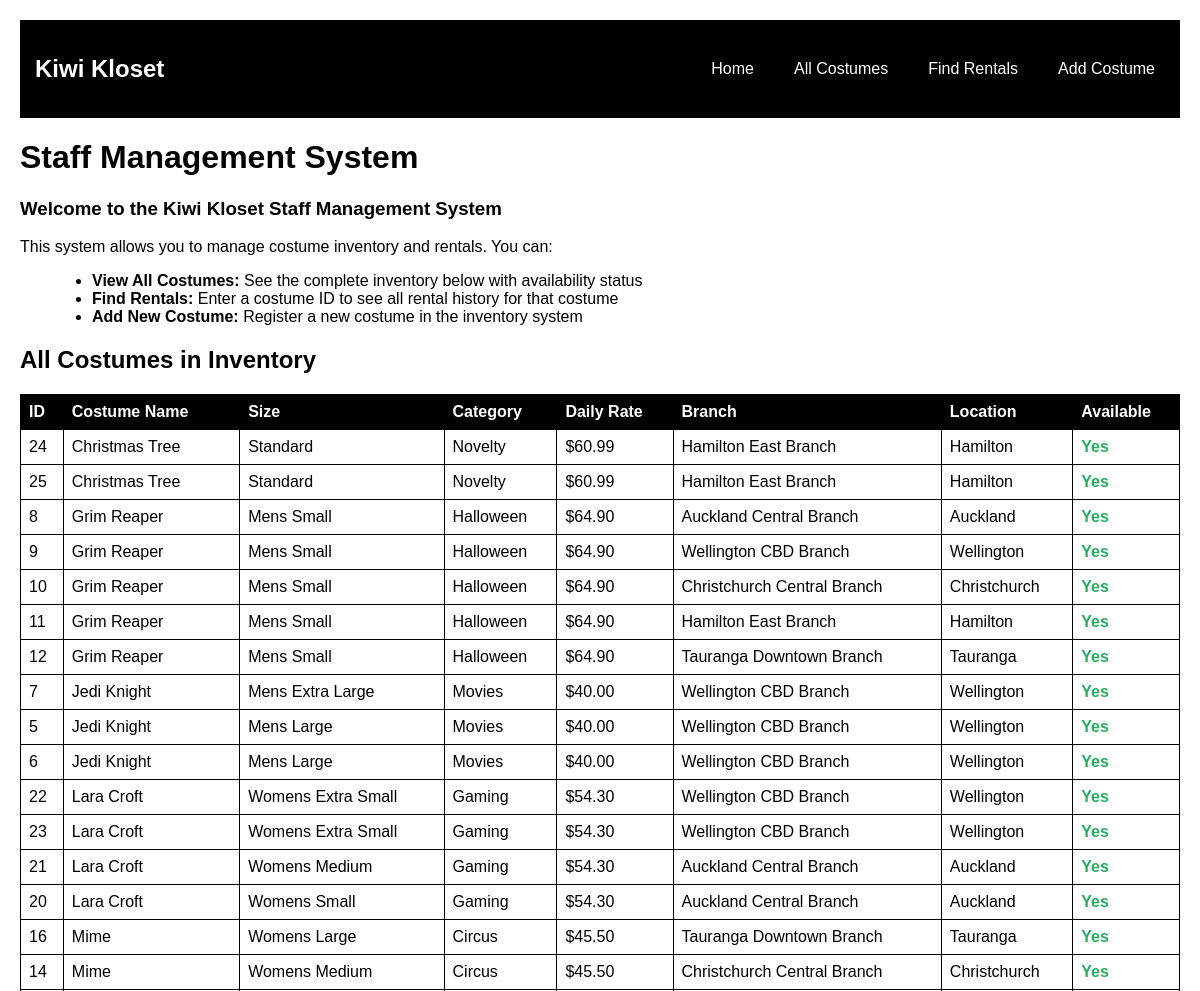
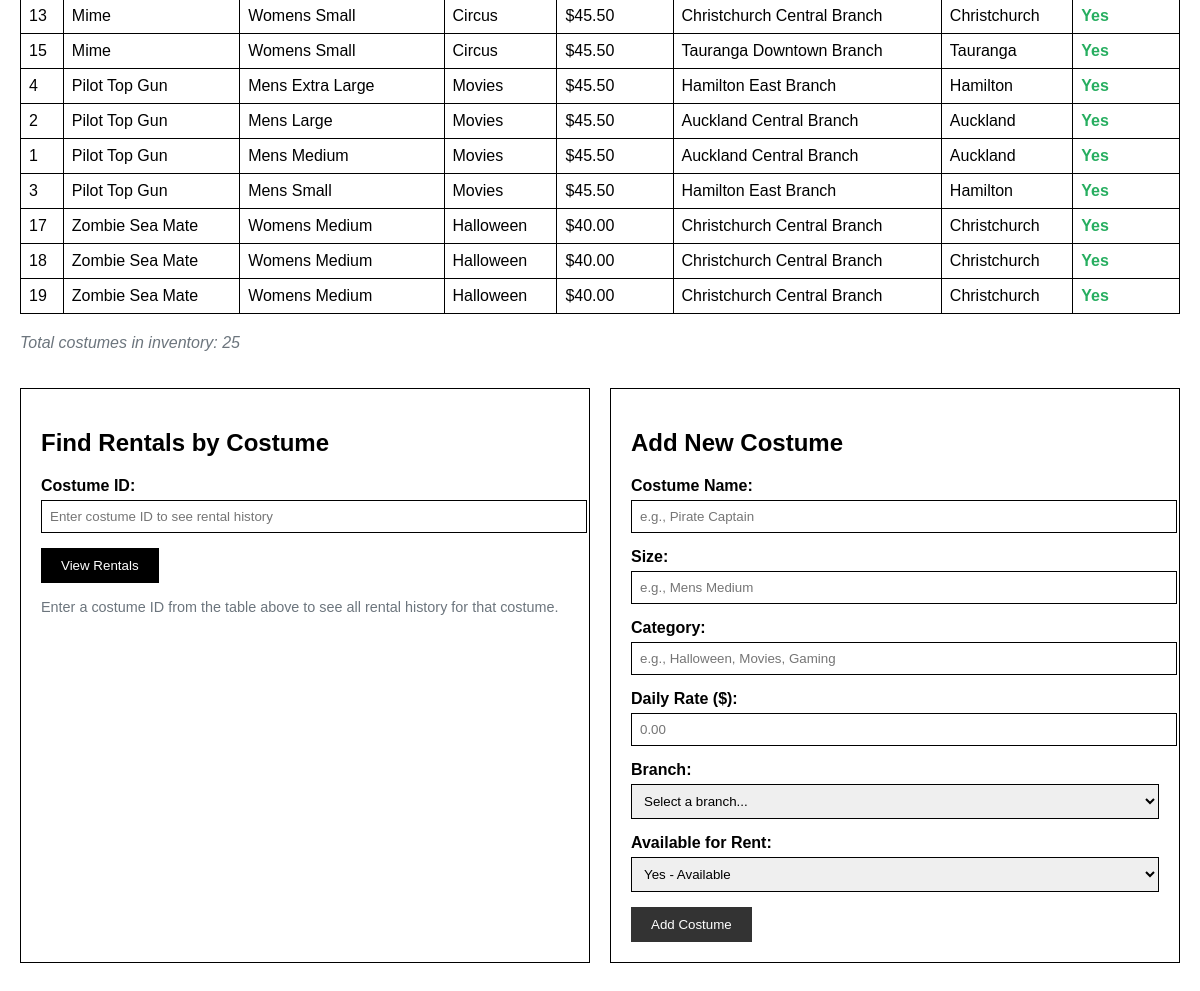
The page / on the database its author committed (2 pictures, top to bottom).
### tables this page shows
CREATE TABLE costumes (
    id INT PRIMARY KEY,
	is_available TINYINT(1) NOT NULL,
	branch_id INT NOT NULL,
	name VARCHAR(255) NOT NULL,
	size VARCHAR(255) NOT NULL,
	daily_rate DECIMAL(10, 2) NOT NULL,
	category VARCHAR(255) NOT NULL
);

CREATE TABLE branches (
	id INT PRIMARY KEY,
    name varchar(255) NOT NULL,
    location VARCHAR(255) NOT NULL,
	email VARCHAR(255) NOT NULL
);

### db.php (called while the page is built, shortened)
<?php
function executeQuery($conn, $sql, $types = "", $params = []) {
    try {
        $stmt = $conn->prepare($sql);
        if (!$stmt->execute()) {
            throw new Exception("Execute failed: " . $stmt->error);
        }
        $result = $stmt->get_result();
        return $result;
    } catch (Exception $e) {
        error_log("Query execution error: " . $e->getMessage());
        if (isset($stmt)) {
            $stmt->close();
        }
        return false;
    }
}
?>

### index.php (the view, shortened to what this page needs)
<?php
require_once 'db.php';
$conn = getDBConnection();
$costumes = [];
if (!$conn) {
    $error_message = 'Unable to connect to the database. Please check your connection settings.';
} else {
    $costume_query = "
        SELECT c.id, c.name, c.size, c.daily_rate, c.category, c.is_available,
               b.name AS branch_name, b.location AS branch_location
        FROM costumes c
        JOIN branches b ON c.branch_id = b.id
        ORDER BY c.name, c.size
    ";
    $costume_result = executeQuery($conn, $costume_query);
    if ($costume_result !== false) {
        $costumes = $costume_result->fetch_all(MYSQLI_ASSOC);
    } else {
        $error_message = 'Failed to retrieve costume information from the database.';
    }
}
?>
<!DOCTYPE html>
<html lang="en">
<head>
    <link rel="stylesheet" href="style.css">
</head>
<body>
    <header class="header">
        <nav class="navbar">
            <div class="logo">
                <h1>Kiwi Kloset</h1>
            </div>
            <ul class="nav-links">
                <li><a href="index.php">Home</a></li>
                <li><a href="#costumes">All Costumes</a></li>
                <li><a href="#rentals-form">Find Rentals</a></li>
                <li><a href="#add-costume-form">Add Costume</a></li>
            </ul>
        </nav>
    </header>
    <div class="container">
        <main class="main-content">
            <h1 class="page-title">Staff Management System</h1>
            <div class="instructions">
                <h3>Welcome to the Kiwi Kloset Staff Management System</h3>
                <p>
                    This system allows you to manage costume inventory and rentals. You can:
                </p>
                <ul style="margin-left: 2rem; margin-top: 1rem;">
                    <li><strong>View All Costumes:</strong> See the complete inventory below with availability status</li>
                    <li><strong>Find Rentals:</strong> Enter a costume ID to see all rental history for that costume</li>
                    <li><strong>Add New Costume:</strong> Register a new costume in the inventory system</li>
                </ul>
            </div>
            <section id="costumes" class="table-section">
                <h2 class="section-title">All Costumes in Inventory</h2>
                <?php if (!empty($costumes)): ?>
                    <table>
                        <thead>
                            <tr>
                                <th>ID</th>
                                <th>Costume Name</th>
                                <th>Size</th>
                                <th>Category</th>
                                <th>Daily Rate</th>
                                <th>Branch</th>
                                <th>Location</th>
                                <th>Available</th>
                            </tr>
                        </thead>
                        <tbody>
                            <?php foreach ($costumes as $costume): ?>
                                <tr>
                                    <td><?php echo htmlspecialchars($costume['id']); ?></td>
                                    <td><?php echo htmlspecialchars($costume['name']); ?></td>
                                    <td><?php echo htmlspecialchars($costume['size']); ?></td>
                                    <td><?php echo htmlspecialchars($costume['category']); ?></td>
                                    <td>$<?php echo number_format($costume['daily_rate'], 2); ?></td>
                                    <td><?php echo htmlspecialchars($costume['branch_name']); ?></td>
                                    <td><?php echo htmlspecialchars($costume['branch_location']); ?></td>
                                    <td>
                                        <span style="color: <?php echo $costume['is_available'] ? '#27ae60' : '#e74c3c'; ?>; font-weight: bold;">
                                            <?php echo $costume['is_available'] ? 'Yes' : 'No'; ?>
                                        </span>
                                    </td>
                                </tr>
                            <?php endforeach; ?>
                        </tbody>
                    </table>
                    <p style="color: #6c757d; font-style: italic;">
                        Total costumes in inventory: <?php echo count($costumes); ?>
                    </p>
                <?php endif; ?>
            </section>
            <div class="form-grid">
                <section id="rentals-form" class="form-section">
                    <h2 class="section-title">Find Rentals by Costume</h2>
                    <form method="GET" action="rentals.php">
                        <div class="form-group">
                            <label for="costume_id">Costume ID:</label>
                            <input type="number"
                                   id="costume_id"
                                   name="costume_id"
                                   placeholder="Enter costume ID to see rental history"
                                   min="1"
                                   required>
                        </div>
                        <button type="submit" class="btn">View Rentals</button>
                    </form>
                    <p style="margin-top: 1rem; color: #6c757d; font-size: 0.9rem;">
                        Enter a costume ID from the table above to see all rental history for that costume.
                    </p>
                </section>
                <section id="add-costume-form" class="form-section">
                    <h2 class="section-title">Add New Costume</h2>
                    <form method="POST" action="add.php">
                        <div class="form-group">
                            <label for="name">Costume Name:</label>
                            <input type="text"
                                   id="name"
                                   name="name"
                                   placeholder="e.g., Pirate Captain"
                                   maxlength="255"
                                   required>
                        </div>
                        <div class="form-group">
                            <label for="size">Size:</label>
                            <input type="text"
                                   id="size"
                                   name="size"
                                   placeholder="e.g., Mens Medium"
                                   maxlength="255"
                                   required>
                        </div>
                        <div class="form-group">
                            <label for="category">Category:</label>
                            <input type="text"
                                   id="category"
                                   name="category"
                                   placeholder="e.g., Halloween, Movies, Gaming"
                                   maxlength="255"
                                   required>
                        </div>
                        <div class="form-group">
                            <label for="daily_rate">Daily Rate ($):</label>
                            <input type="number"
                                   id="daily_rate"
                                   name="daily_rate"
                                   placeholder="0.00"
                                   step="0.01"
                                   min="0"
                                   max="999.99"
                                   required>
                        </div>
                        <div class="form-group">
                            <label for="branch_id">Branch:</label>
                            <select id="branch_id" name="branch_id" required>
                                <option value="">Select a branch...</option>
                            </select>
                        </div>
                        <div class="form-group">
                            <label for="is_available">Available for Rent:</label>
                            <select id="is_available" name="is_available" required>
                                <option value="1">Yes - Available</option>
                            </select>
                        </div>
                        <button type="submit" class="btn btn-success">Add Costume</button>
                    </form>
                </section>
            </div>
        </main>
    </div>
</body>
</html>

### style.css (style rules this page uses)
body { font-family: Arial, sans-serif; margin: 0; padding: 20px; }
.header { background: black; color: white; padding: 15px; margin-bottom: 20px; }
.navbar { display: flex; justify-content: space-between; align-items: center; }
.nav-links { display: flex; list-style: none; gap: 20px; margin: 0; padding: 0; }
.nav-links a { color: white; text-decoration: none; padding: 5px 10px; }
table { width: 100%; border-collapse: collapse; margin: 20px 0; }
th, td { border: 1px solid black; padding: 8px; text-align: left; }
th { background: black; color: white; }
.form-section { border: 1px solid black; padding: 20px; margin: 20px 0; }
.form-grid { display: grid; grid-template-columns: 1fr 1fr; gap: 20px; }
.form-group { margin-bottom: 15px; }
.form-group label { display: block; margin-bottom: 5px; font-weight: bold; }
.form-group input, .form-group select { width: 100%; padding: 8px; border: 1px solid black; }
.btn { background: black; color: white; padding: 10px 20px; border: none; cursor: pointer; text-decoration: none; display: inline-block; }
.btn-success { background: #333; }

### rows shown on the page
costumes: id "24", name "Christmas Tree", size "Standard", category "Novelty", daily_rate "60.99", branch.name "Hamilton East Branch", branch.location "Hamilton", is_available "Yes"
costumes: id "25", name "Christmas Tree", size "Standard", category "Novelty", daily_rate "60.99", branch.name "Hamilton East Branch", branch.location "Hamilton", is_available "Yes"
costumes: id "8", name "Grim Reaper", size "Mens Small", category "Halloween", daily_rate "64.90", branch.name "Auckland Central Branch", branch.location "Auckland", is_available "Yes"
costumes: id "9", name "Grim Reaper", size "Mens Small", category "Halloween", daily_rate "64.90", branch.name "Wellington CBD Branch", branch.location "Wellington", is_available "Yes"
costumes: id "10", name "Grim Reaper", size "Mens Small", category "Halloween", daily_rate "64.90", branch.name "Christchurch Central Branch", branch.location "Christchurch", is_available "Yes"
costumes: id "11", name "Grim Reaper", size "Mens Small", category "Halloween", daily_rate "64.90", branch.name "Hamilton East Branch", branch.location "Hamilton", is_available "Yes"
costumes: id "12", name "Grim Reaper", size "Mens Small", category "Halloween", daily_rate "64.90", branch.name "Tauranga Downtown Branch", branch.location "Tauranga", is_available "Yes"
costumes: id "7", name "Jedi Knight", size "Mens Extra Large", category "Movies", daily_rate "40.00", branch.name "Wellington CBD Branch", branch.location "Wellington", is_available "Yes"
costumes: id "5", name "Jedi Knight", size "Mens Large", category "Movies", daily_rate "40.00", branch.name "Wellington CBD Branch", branch.location "Wellington", is_available "Yes"
costumes: id "6", name "Jedi Knight", size "Mens Large", category "Movies", daily_rate "40.00", branch.name "Wellington CBD Branch", branch.location "Wellington", is_available "Yes"
costumes: id "22", name "Lara Croft", size "Womens Extra Small", category "Gaming", daily_rate "54.30", branch.name "Wellington CBD Branch", branch.location "Wellington", is_available "Yes"
costumes: id "23", name "Lara Croft", size "Womens Extra Small", category "Gaming", daily_rate "54.30", branch.name "Wellington CBD Branch", branch.location "Wellington", is_available "Yes"
costumes: id "21", name "Lara Croft", size "Womens Medium", category "Gaming", daily_rate "54.30", branch.name "Auckland Central Branch", branch.location "Auckland", is_available "Yes"
costumes: id "20", name "Lara Croft", size "Womens Small", category "Gaming", daily_rate "54.30", branch.name "Auckland Central Branch", branch.location "Auckland", is_available "Yes"
costumes: id "16", name "Mime", size "Womens Large", category "Circus", daily_rate "45.50", branch.name "Tauranga Downtown Branch", branch.location "Tauranga", is_available "Yes"
costumes: id "14", name "Mime", size "Womens Medium", category "Circus", daily_rate "45.50", branch.name "Christchurch Central Branch", branch.location "Christchurch", is_available "Yes"
costumes: id "13", name "Mime", size "Womens Small", category "Circus", daily_rate "45.50", branch.name "Christchurch Central Branch", branch.location "Christchurch", is_available "Yes"
costumes: id "15", name "Mime", size "Womens Small", category "Circus", daily_rate "45.50", branch.name "Tauranga Downtown Branch", branch.location "Tauranga", is_available "Yes"
costumes: id "4", name "Pilot Top Gun", size "Mens Extra Large", category "Movies", daily_rate "45.50", branch.name "Hamilton East Branch", branch.location "Hamilton", is_available "Yes"
costumes: id "2", name "Pilot Top Gun", size "Mens Large", category "Movies", daily_rate "45.50", branch.name "Auckland Central Branch", branch.location "Auckland", is_available "Yes"
costumes: id "1", name "Pilot Top Gun", size "Mens Medium", category "Movies", daily_rate "45.50", branch.name "Auckland Central Branch", branch.location "Auckland", is_available "Yes"
costumes: id "3", name "Pilot Top Gun", size "Mens Small", category "Movies", daily_rate "45.50", branch.name "Hamilton East Branch", branch.location "Hamilton", is_available "Yes"
costumes: id "17", name "Zombie Sea Mate", size "Womens Medium", category "Halloween", daily_rate "40.00", branch.name "Christchurch Central Branch", branch.location "Christchurch", is_available "Yes"
costumes: id "18", name "Zombie Sea Mate", size "Womens Medium", category "Halloween", daily_rate "40.00", branch.name "Christchurch Central Branch", branch.location "Christchurch", is_available "Yes"
costumes: id "19", name "Zombie Sea Mate", size "Womens Medium", category "Halloween", daily_rate "40.00", branch.name "Christchurch Central Branch", branch.location "Christchurch", is_available "Yes"

### other values the page prints
count($costumes) "25"
